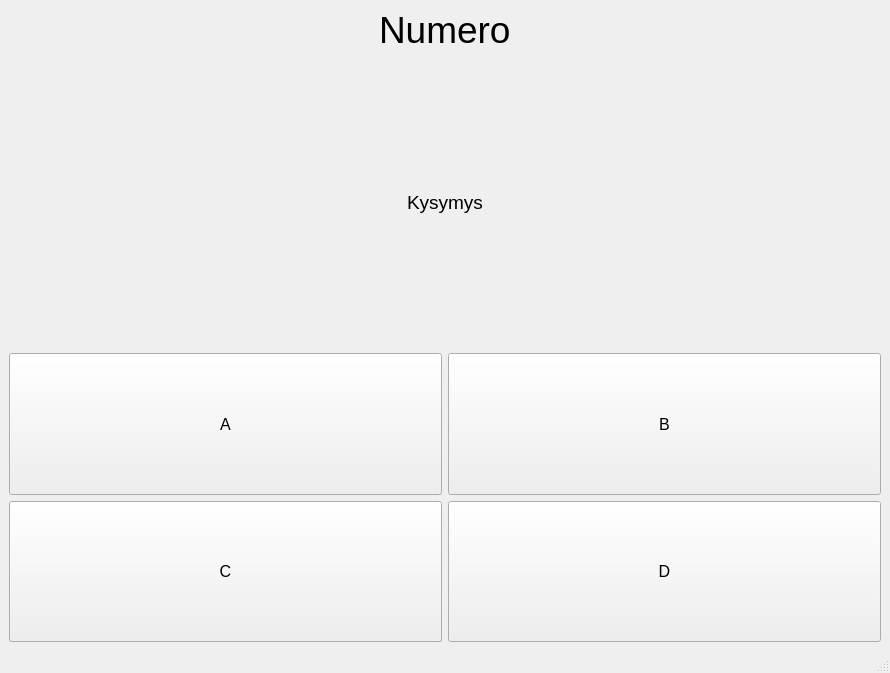
<?xml version="1.0" encoding="UTF-8"?>
<ui version="4.0">
 <class>MainWindow</class>
 <widget class="QMainWindow" name="MainWindow">
  <property name="geometry">
   <rect>
    <x>0</x>
    <y>0</y>
    <width>890</width>
    <height>673</height>
   </rect>
  </property>
  <property name="windowTitle">
   <string>Kysymyspeli</string>
  </property>
  <widget class="QWidget" name="centralwidget">
   <layout class="QVBoxLayout" name="verticalLayout">
    <item alignment="Qt::AlignHCenter">
     <widget class="QLabel" name="nro_label">
      <property name="font">
       <font>
        <pointsize>28</pointsize>
       </font>
      </property>
      <property name="text">
       <string>Numero</string>
      </property>
     </widget>
    </item>
    <item>
     <layout class="QHBoxLayout" name="horizontalLayout">
      <item alignment="Qt::AlignHCenter">
       <widget class="QLabel" name="label">
        <property name="sizePolicy">
         <sizepolicy hsizetype="Preferred" vsizetype="MinimumExpanding">
          <horstretch>0</horstretch>
          <verstretch>0</verstretch>
         </sizepolicy>
        </property>
        <property name="font">
         <font>
          <pointsize>14</pointsize>
         </font>
        </property>
        <property name="text">
         <string>Kysymys</string>
        </property>
       </widget>
      </item>
     </layout>
    </item>
    <item>
     <layout class="QGridLayout" name="gridLayout">
      <item row="0" column="1">
       <widget class="QPushButton" name="button2">
        <property name="sizePolicy">
         <sizepolicy hsizetype="Minimum" vsizetype="MinimumExpanding">
          <horstretch>0</horstretch>
          <verstretch>0</verstretch>
         </sizepolicy>
        </property>
        <property name="font">
         <font>
          <pointsize>12</pointsize>
         </font>
        </property>
        <property name="text">
         <string>B</string>
        </property>
       </widget>
      </item>
      <item row="1" column="0">
       <widget class="QPushButton" name="button3">
        <property name="sizePolicy">
         <sizepolicy hsizetype="Minimum" vsizetype="MinimumExpanding">
          <horstretch>0</horstretch>
          <verstretch>0</verstretch>
         </sizepolicy>
        </property>
        <property name="font">
         <font>
          <pointsize>12</pointsize>
         </font>
        </property>
        <property name="text">
         <string>C</string>
        </property>
       </widget>
      </item>
      <item row="1" column="1">
       <widget class="QPushButton" name="button4">
        <property name="sizePolicy">
         <sizepolicy hsizetype="Minimum" vsizetype="MinimumExpanding">
          <horstretch>0</horstretch>
          <verstretch>0</verstretch>
         </sizepolicy>
        </property>
        <property name="font">
         <font>
          <pointsize>12</pointsize>
         </font>
        </property>
        <property name="text">
         <string>D</string>
        </property>
       </widget>
      </item>
      <item row="0" column="0">
       <widget class="QPushButton" name="button1">
        <property name="sizePolicy">
         <sizepolicy hsizetype="Minimum" vsizetype="MinimumExpanding">
          <horstretch>0</horstretch>
          <verstretch>0</verstretch>
         </sizepolicy>
        </property>
        <property name="font">
         <font>
          <pointsize>12</pointsize>
         </font>
        </property>
        <property name="text">
         <string>A</string>
        </property>
       </widget>
      </item>
     </layout>
    </item>
   </layout>
  </widget>
  <widget class="QMenuBar" name="menubar">
   <property name="geometry">
    <rect>
     <x>0</x>
     <y>0</y>
     <width>890</width>
     <height>22</height>
    </rect>
   </property>
  </widget>
  <widget class="QStatusBar" name="statusbar"/>
 </widget>
 <resources/>
 <connections/>
</ui>
